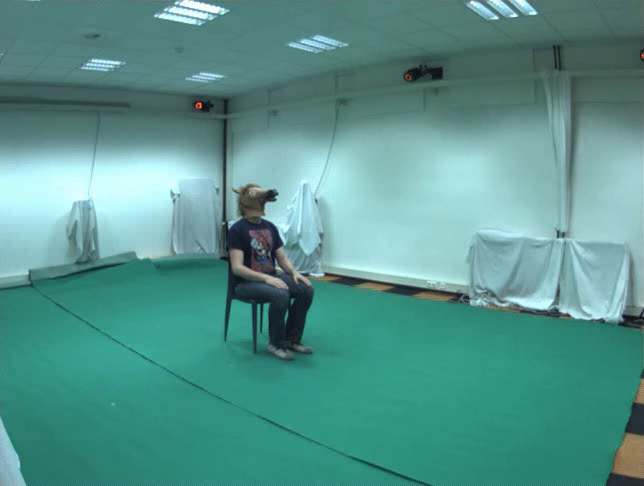
#> input picture data/cam4/test_frame_cam4.png, 644 x 486 px
$ python find_optimal_params.py
#> lines starting #> are read from the running program, lines starting #| are printed output that depends on the picture
import cv2 as cv

test_frame = cv.imread('data/cam4/test_frame_cam4.png')
#> test_frame is the input picture: shape (486, 644, 3); mean B, G, R 141, 148.1, 86.9
ground_truth = cv.imread('data/cam4/ground_truth_cam4.png', cv.IMREAD_GRAYSCALE)
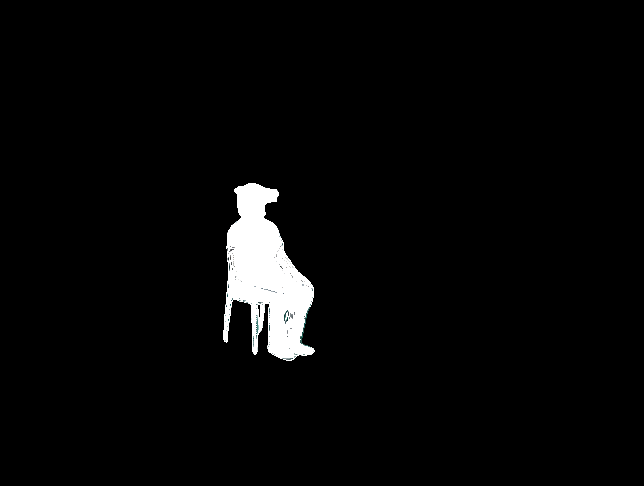
#> input picture data/cam4/ground_truth_cam4.png, 644 x 486 px
#> ground_truth: shape (486, 644); min 0, max 255, mean 7.6
kernel = cv.getStructuringElement(cv.MORPH_ELLIPSE, (2, 2))

best_error = float('inf')
best_params = {}

kerne_sizes = [(2, 2), (3, 3), (4, 4), (5, 5), (6, 6)]

print("MOG2 optimization in progress. Please wait...")

# 1. Only loop var_thresh here
for var_thresh in range(2, 101, 2):

    fgbg = cv.createBackgroundSubtractorMOG2(varThreshold=var_thresh, detectShadows=True)
    cap_bg = cv.VideoCapture('data/cam4/background.avi')

    # Train the background model
    while True:
        ret, frame = cap_bg.read()
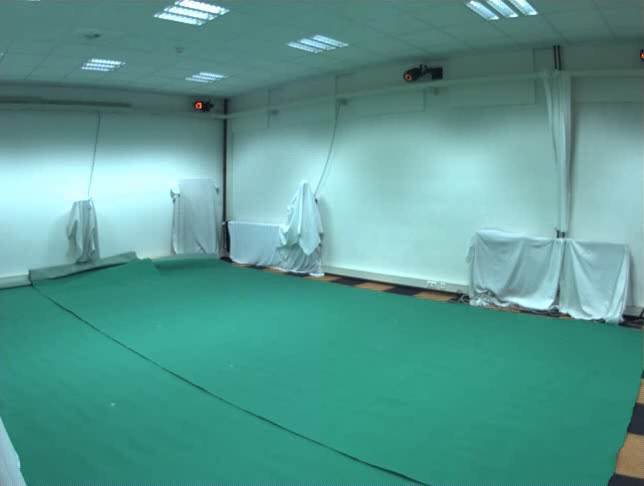
#> input picture frame 13 of data/cam4/background.avi, 644 x 486 px
#> frame is the input picture: shape (486, 644, 3); mean B, G, R 145.1, 152.7, 88
        if not ret:
            break
        fgbg.apply(frame)

    cap_bg.release() # Moved OUTSIDE the loop!

    # Get the raw mask for this var_thresh
    raw_mask = fgbg.apply(test_frame, learningRate=0)
    _, binary_mask = cv.threshold(raw_mask, 254, 255, cv.THRESH_BINARY)

    for kernel_size in kerne_sizes:
        kernel = cv.getStructuringElement(cv.MORPH_ELLIPSE, kernel_size)

        # 2. NOW loop through your morphological operations
        for open_iters in range(0, 10):
            for close_iters in range(0, 10):

                # Note: if iterations are 0, we just pass the previous image forward
                erosion = cv.erode(binary_mask, kernel, iterations=open_iters) if open_iters > 0 else binary_mask
                opening = cv.dilate(erosion, kernel, iterations=open_iters) if open_iters > 0 else erosion

                dilation = cv.dilate(opening, kernel, iterations=close_iters) if close_iters > 0 else opening
                final_mask = cv.erode(dilation, kernel, iterations=close_iters) if close_iters > 0 else dilation

                error_img = cv.bitwise_xor(final_mask, ground_truth)
                error_score = cv.countNonZero(error_img)

                print(f"varThreshold: {var_thresh}, open_iters: {open_iters}, close_iters: {close_iters} | Error: {error_score}")

                if error_score < best_error:
                    best_error = error_score
                    best_params = {
                        'varThreshold': var_thresh,
                        'kernel_size': kernel_size,
                        'open_iters': open_iters,
                        'close_iters': close_iters
                    }

print("\nOptimization complete!")
print(f"Best Parameters: {best_params}")
print(f"Best Error Score: {best_error}")
